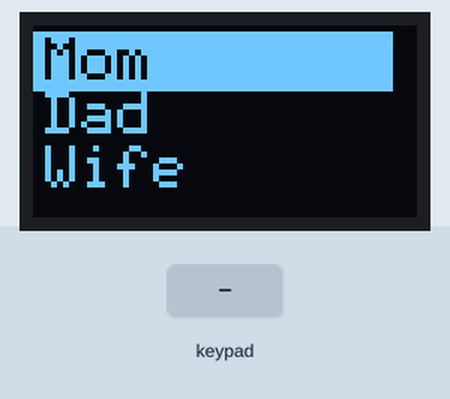
Bench run of a sketch on a simulated Arduino Uno, built with avr-gcc and run on an emulated ATmega328P. Parts: 64×32 one-colour display. Inputs (shaded band) come from the test bench. What the sketch prints to the serial monitor is not drawn.

Above: at 2.2 s.
2.3 s: key '*' pressed
At 3.5 s:
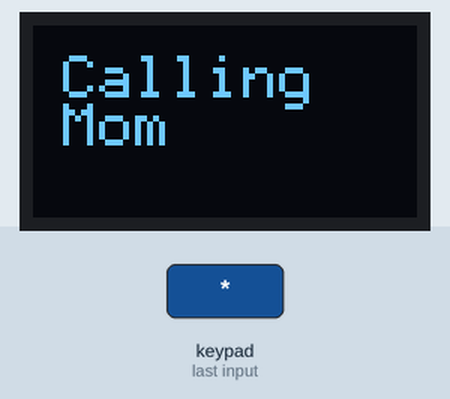
4.3 s: keypad keys 2 3 4 5 # pressed 0.4 s apart
At 8.92 s:
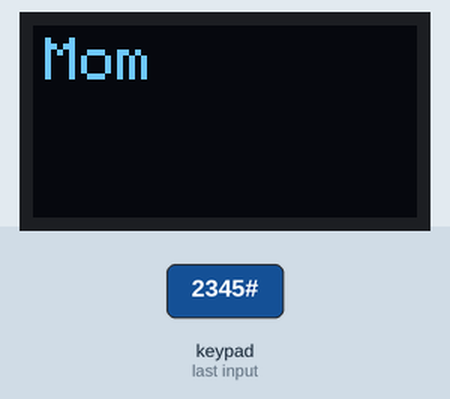
9.3 s: keypad keys 6 7 8 9 * pressed 0.4 s apart
At 12.1 s:
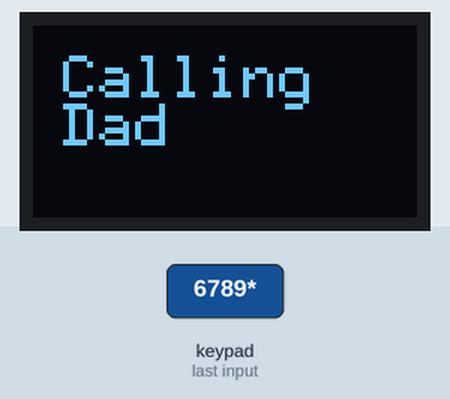
12.9 s: key '#' pressed
15.9 s: keypad keys 1 3 9 7 * pressed 0.4 s apart
At 19.1 s:
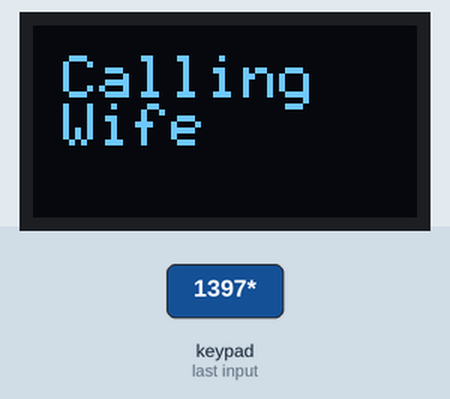
Timing chart, 0 to 20.6 s (numbered marks = the images above; inputs shaded):
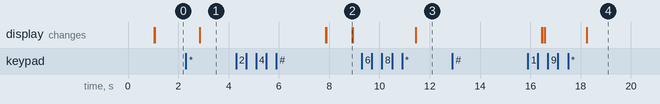

Measured:
- after the input at 2.3 s, the display: changes after 0.55 s (image 1)
- after the input at 4.3 s, the display: first differs from a run without the input after 4.6 s (image 2)
- after the input at 9.3 s, the display: changes after 2.1 s (image 3)
- after the input at 12.9 s, every drawn part: stays the same
- after the input at 15.9 s, the display: first differs from a run without the input after 2.4 s (image 4)

The sketch:

menu.ino
```cpp
#include <U8g2lib.h>
#include <Wire.h>
#include <Keypad.h>
#define batValMax 14
#define sigValMax 4
const byte ROWS = 4; //four rows
const byte COLS = 4; //four columns
//define the cymbols on the buttons of the keypads
char hexaKeys[ROWS][COLS] = {
  {'1','2','3','A'},
  {'4','5','6','B'},
  {'7','8','9','C'},
  {'*','0','#','D'}
};
uint8_t flag=0;
byte rowPins[ROWS] = {2, 3, 4, 5}; //connect to the row pinouts of the keypad
byte colPins[COLS] = {6, 7, 8, 9}; //connect to the column pinouts of the keypad
U8G2_SSD1306_64X32_1F_F_HW_I2C u8g2(U8G2_R0, U8X8_PIN_NONE);
Keypad customKeypad = Keypad( makeKeymap(hexaKeys), rowPins, colPins, ROWS, COLS);
int sigValue=0,batValue=0,value=0;
int i=1;

void setup() {
  Serial.begin(9600);
  u8g2.begin();
  u8g2.clearBuffer();
  delay(1000);

}


// fonts https://github.com/olikraus/u8g2/wiki/fntlistall#4-pixel-height

void loop()
{
  firstContact();
  secondContact();
  thirdContact();
  char customKey = customKeypad.getKey();
  if (customKey){
    //u8g2.userInterfaceSelectionList("Contacts",i,contact_list);
    Serial.println(customKey);
    Serial.println(i);
    if(customKey == '#')
    {
      u8g2.clearBuffer();
      i++;
    }
    if(customKey == '*')
    {
      u8g2.clearBuffer();delay(500);
      u8g2.setDrawColor(1);
      u8g2.setFont(u8g2_font_6x12_tr);
      u8g2.drawUTF8(5, 12, "Calling");
      callToPerson(i);
      u8g2.sendBuffer();
      delay(5000);u8g2.clearBuffer();
    }
    if(i > 3)
      i = 1;
 }


  //u8g2.clearBuffer();
  //u8g2.setBitmapMode(false /* solid */);
  //u8g2.setDrawColor(1);
  //u8g2.setFont(u8g2_font_t0_11_tf);
  //u8g2.drawUTF8(7, 18, "SETTINGS");
  //u8g2.sendBuffer();
  //delay(3000);
}

void firstContact()
{
  if(i==1)
  {
    u8g2.setDrawColor(1);
    u8g2.drawBox(0,1,60,10);
    u8g2.setDrawColor(0);u8g2.setFont(u8g2_font_6x12_tr);
    u8g2.drawUTF8(2, 9, "Mom");
    u8g2.sendBuffer();
  }
  else if(i!=1)
  {
    u8g2.setDrawColor(1);
    //u8g2.drawBox(0,1,60,10);
    //u8g2.setDrawColor(0);
    u8g2.setFont(u8g2_font_6x12_tr);
    u8g2.drawUTF8(2, 9, "Mom");
    u8g2.sendBuffer();
  }
}

void secondContact()
{
  if(i==2)
  {
    u8g2.setDrawColor(1);
    u8g2.drawBox(0,9,60,10);
    u8g2.setDrawColor(0);u8g2.setFont(u8g2_font_6x12_tr);
    u8g2.drawUTF8(2, 18, "Dad");
    u8g2.sendBuffer();
  }
  else if(i!=2)
  {
    u8g2.setDrawColor(1);
    //u8g2.drawBox(0,12,60,10);
    //u8g2.setDrawColor(0);
    u8g2.setFont(u8g2_font_6x12_tr);
    u8g2.drawUTF8(2, 18, "Dad");
    u8g2.sendBuffer();
  }
}

void thirdContact()
{
  if(i==3)
  {
    u8g2.setDrawColor(1);
    u8g2.drawBox(0,19,60,10);
    u8g2.setDrawColor(0);u8g2.setFont(u8g2_font_6x12_tr);
    u8g2.drawUTF8(2, 28, "Wife");
    u8g2.sendBuffer();
  }
  else if(i!=3)
  {
    u8g2.setDrawColor(1);
    //u8g2.drawBox(0,23,60,10);
    //u8g2.setDrawColor(0);
    u8g2.setFont(u8g2_font_6x12_tr);
    u8g2.drawUTF8(2, 27, "Wife");
    u8g2.sendBuffer();
  }
}

void callToPerson(int cal)
{
  switch(cal)
  {
    case 1: u8g2.drawUTF8(5, 20, "Mom");break;
    case 2: u8g2.drawUTF8(5, 20, "Dad");break;
    case 3: u8g2.drawUTF8(5, 20, "Wife");break;
  }
}
```
